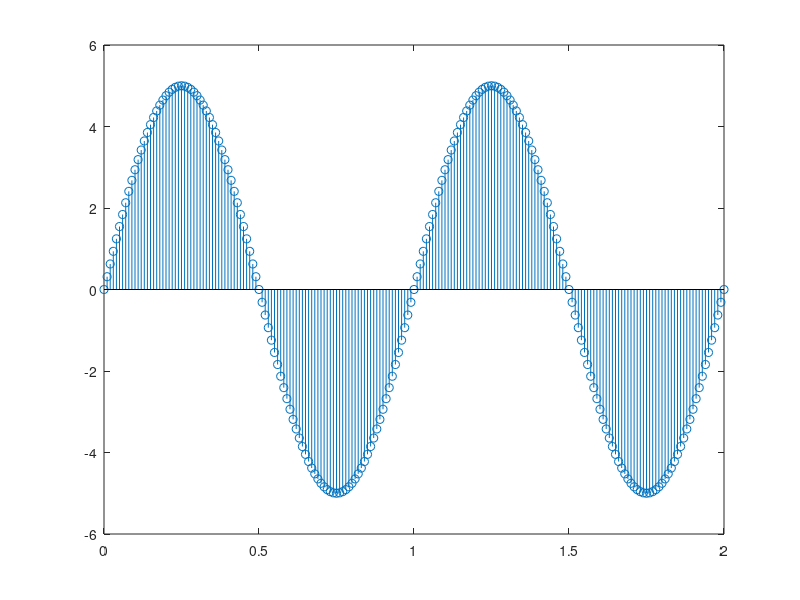
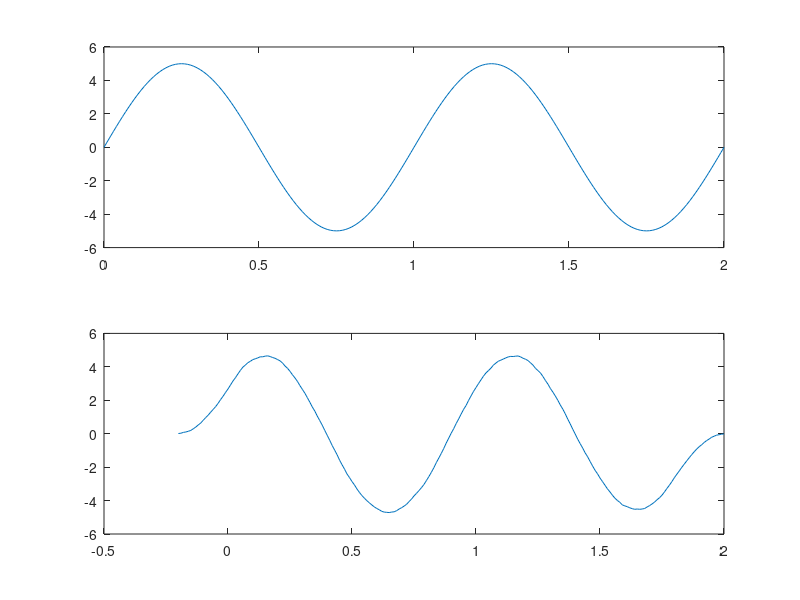
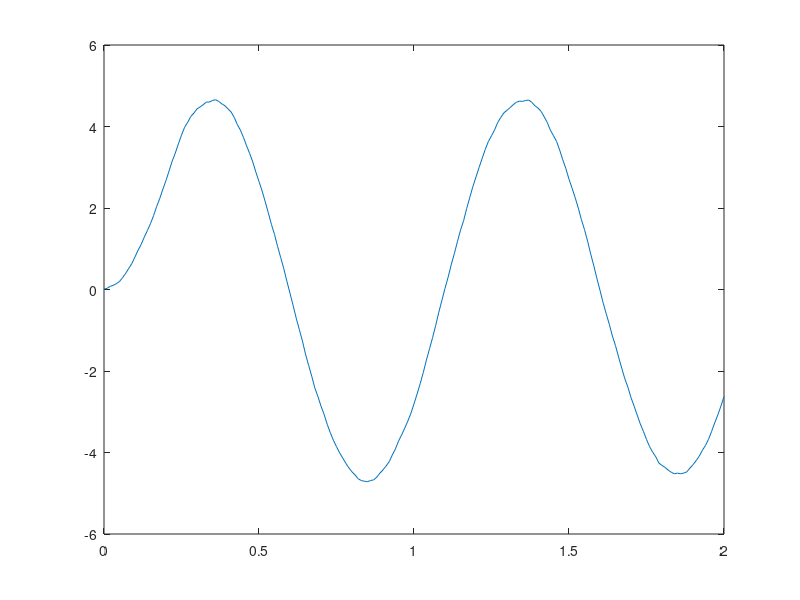
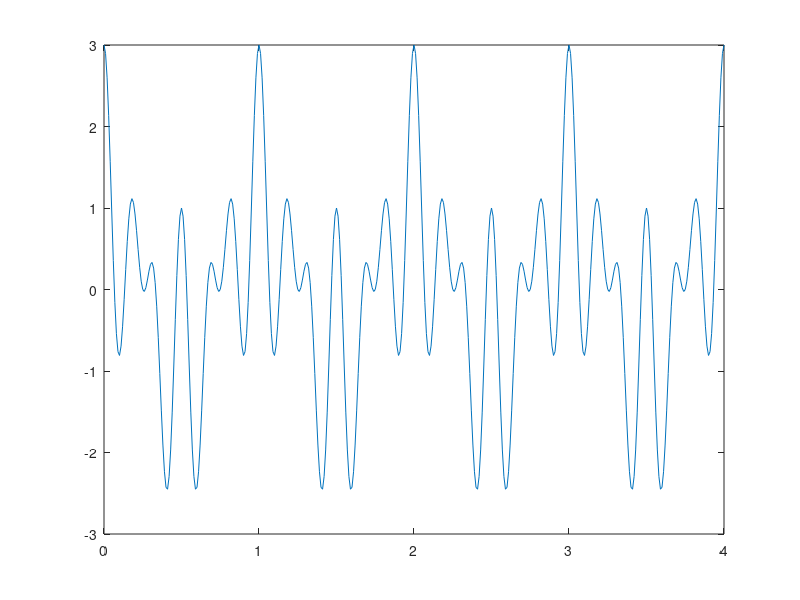

The MATLAB script that drew these images, in order: (Note: this script raises an error after producing the figures.)
t=0:0.01:2;
y=5*sin(2*pi*t);
figure
stem(t,y)
figure
plot(t,y)
title('Sine Wave');
ylabel('y=5*sin(2*pi*t)');
xlabel('t');
%%
[m,n]=size(y);
z=rand(m,n)-0.5;
w=z+y;
subplot(2,1,1);
plot(t,y)
subplot(2,1,2);
plot(t,w)
%%
q=1/21;
s=ones(1,21);
v=q*conv(s,w);
t1=-0.2:0.01:2;
plot(t1,v)
%%
q1=1/21;
s1=ones(1,21);
v1=filter(q1*s1,1,w);
figure
plot(t,v1)
%% function
%%
t2=0:0.01:4;
ts=t2(1:20:end);
r=cos(2*pi*t2)+ cos(8*pi*t2)+ cos(12*pi*t2);
rs=r(1:20:end);
figure
plot(t2,r)
hold on
plot(ts,rs,'O')













    



